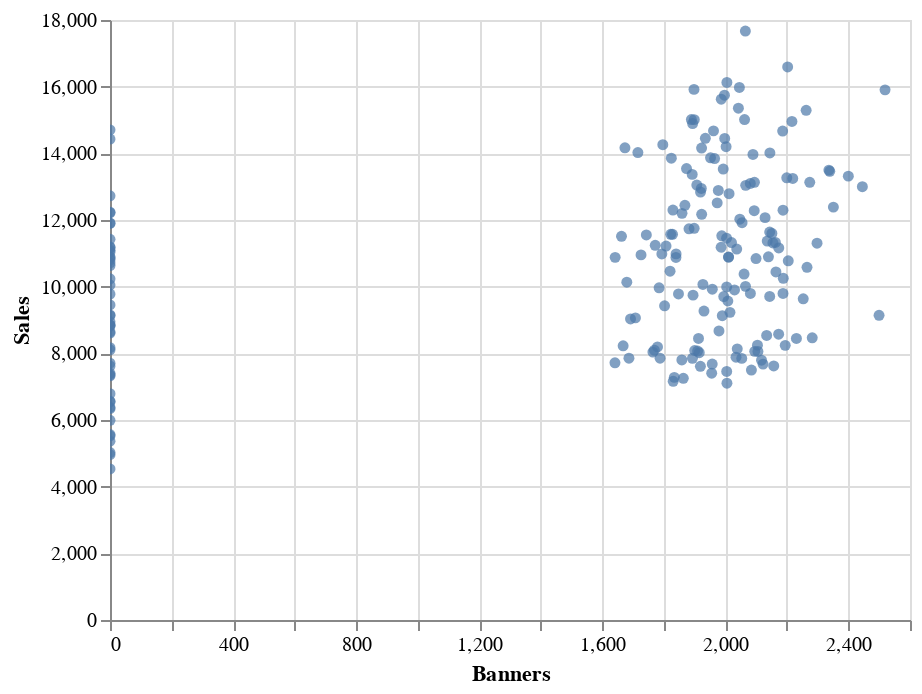

Notebook source saved alongside this figure:
### Code cell
alt.Chart(mmm_df).mark_circle().encode(
    x='Banners',
    y='Sales',
    tooltip=[alt.Tooltip('Sales', title='Ventas de la semana',format='~s')]
).interactive()

### Figure 1 — Vega-Lite specification as saved in the notebook (floating-point values rounded to 4 significant figures; data arrays with more than 128 entries replaced by an {"elided": "..."} marker saying what was removed)
{"config": {"view": {"continuousWidth": 400, "continuousHeight": 300}}, "data": {"name": "data-ae7bc2e20eb238b7838548cfad3534e4"}, "mark": "circle", "encoding": {"tooltip": [{"type": "quantitative", "field": "Sales", "format": "~s", "title": "Ventas de la semana"}], "x": {"type": "quantitative", "field": "Banners"}, "y": {"type": "quantitative", "field": "Sales"}}, "selection": {"selector003": {"type": "interval", "bind": "scales", "encodings": ["x", "y"]}}, "$schema": "https://vega.github.io/schema/vega-lite/v4.8.1.json", "datasets": {"data-ae7bc2e20eb238b7838548cfad3534e4": {"elided": "200 records"}}}
